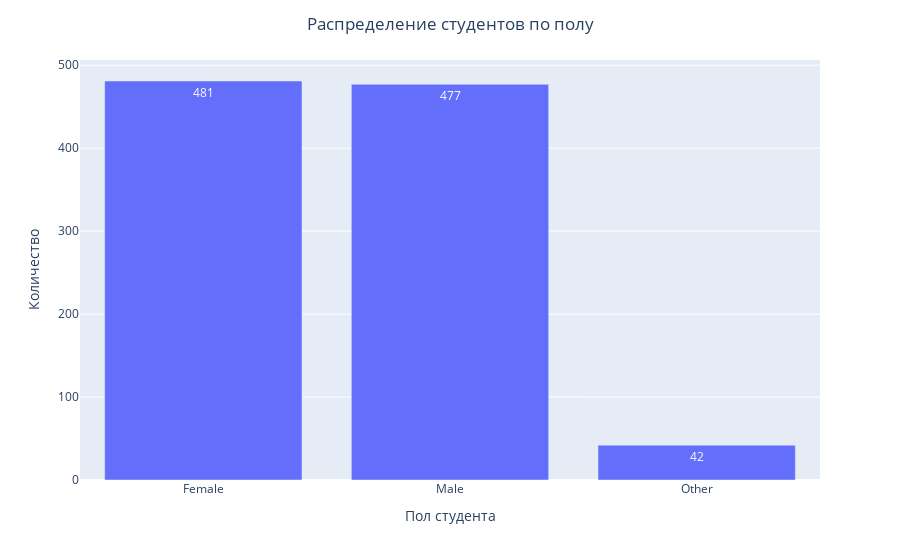

Notebook cell for this chart:
### Markdown cell above
## Общая картина студента

### Code cell
df_group_genders = df.groupby('gender').size().reset_index().rename(columns={0: 'Количество'})
print(df_group_genders)
fig1 = px.bar(df_group_genders, x = 'gender', y = 'Количество', labels='Количество', text_auto = True)
fig1.update_layout(title={'text': 'Распределение студентов по полу', 'x': 0.5},
                    xaxis_title = 'Пол студента')

### Figure 1 — Plotly figure (JSON) as saved in the notebook; plotly's stock layout.template omitted (floating-point values rounded to 4 significant figures)
{"data": [{"hovertemplate": "gender=%{x}<br>Количество=%{y}<extra></extra>", "legendgroup": "", "marker": {"color": "#636efa", "pattern": {"shape": ""}}, "name": "", "orientation": "v", "showlegend": false, "textposition": "auto", "texttemplate": "%{y}", "type": "bar", "x": ["Female", "Male", "Other"], "xaxis": "x", "y": [481, 477, 42], "yaxis": "y"}], "layout": {"barmode": "relative", "legend": {"tracegroupgap": 0}, "margin": {"t": 60}, "title": {"text": "Распределение студентов по полу", "x": 0.5}, "xaxis": {"anchor": "y", "domain": [0, 1], "title": {"text": "Пол студента"}}, "yaxis": {"anchor": "x", "domain": [0, 1], "title": {"text": "Количество"}}}}
